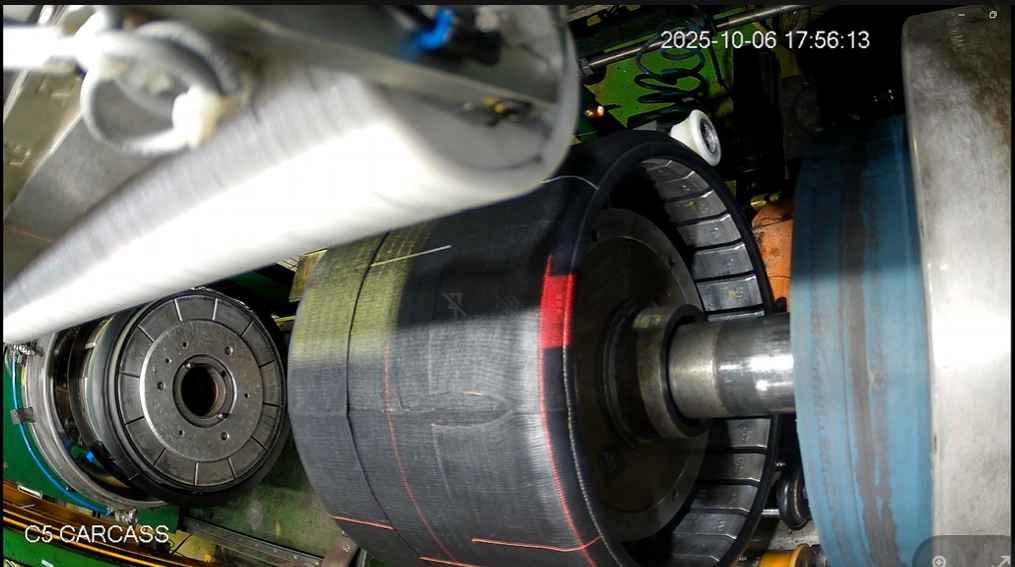
#> input picture data/raw/Screenshot 2026-01-27 014409.png, 1015 x 567 px
$ python multi_roi_defect_detection.py
#> lines starting #> are read from the running program, lines starting #| are printed output that depends on the picture; after the words box and inside, x2 and y2 are one past the last pixel; in counts of white or black regions, pixels touching at a corner belong together
import cv2
import numpy as np
import os

# -----------------------
# Images to test (2 images)
# -----------------------
IMAGE_PATHS = [
    "data/raw/Screenshot 2026-01-27 014409.png",
    "data/raw/Screenshot 2026-01-27 014426.png"
]

# -----------------------
# Fixed ROIs (x, y, w, h)
# -----------------------
ROIS = [
    (568, 232, 128, 244),
    (388, 336, 145, 163)
]

# -----------------------
# Loop over images
# -----------------------
for img_index, image_path in enumerate(IMAGE_PATHS):

    image = cv2.imread(image_path)
#> image is the input picture: shape (567, 1015, 3); mean B, G, R 96.3, 101.1, 98.4
    if image is None:
        print("Could not load:", image_path)
        continue

    output = image.copy()

    print(f"\nProcessing image {img_index + 1}: {image_path}")

    # -----------------------
    # Loop over ROIs
    # -----------------------
    for roi_index, (roi_x, roi_y, roi_w, roi_h) in enumerate(ROIS):

        roi = image[roi_y:roi_y + roi_h, roi_x:roi_x + roi_w]

        # ---- Show ROI crop ----
        cv2.imshow(
            f"Image {img_index + 1} - ROI {roi_index + 1}",
            roi
        )
        cv2.waitKey(0)
        cv2.destroyAllWindows()

        # ---- Preprocess ROI ----
        gray = cv2.cvtColor(roi, cv2.COLOR_BGR2GRAY)
        clahe = cv2.createCLAHE(2.0, (8, 8))
        enhanced = clahe.apply(gray)
        blurred = cv2.GaussianBlur(enhanced, (5, 5), 0)
        edges = cv2.Canny(blurred, 40, 120)

        kernel = np.ones((3, 3), np.uint8)
        cleaned = cv2.morphologyEx(edges, cv2.MORPH_CLOSE, kernel)

        # ---- Find contours (defects) ----
        contours, _ = cv2.findContours(
            cleaned, cv2.RETR_EXTERNAL, cv2.CHAIN_APPROX_SIMPLE
        )

        # ---- Draw ROI boundary (blue) ----
        cv2.rectangle(
            output,
            (roi_x, roi_y),
            (roi_x + roi_w, roi_y + roi_h),
            (255, 0, 0),
            2
        )
        # inside ROI
        valid_y_start = int(roi_h * 0.2)
        valid_y_end   = int(roi_h * 0.8)

        valid_mask = np.zeros_like(gray)
        valid_mask[valid_y_start:valid_y_end, :] = 255

        # ---- Draw defect boxes (red) ----
        for cnt in contours:
            area = cv2.contourArea(cnt)
            if area < 40:
                continue

            x, y, w, h = cv2.boundingRect(cnt)
            aspect_ratio = h / float(w + 1e-5)

            if aspect_ratio > 1.5 or aspect_ratio < 0.4:
                cv2.rectangle(
                    output,
                    (roi_x + x, roi_y + y),
                    (roi_x + x + w, roi_y + y + h),
                    (0, 0, 255),
                    2
                )
#> this loop made 2 passes
#> pass 1, `roi = image[roi_y:roi_y + roi_h, roi_x:roi_x + roi_w]`:
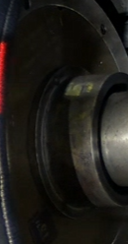
#> roi: shape (244, 128, 3); mean B, G, R 24.7, 29, 31.4
#> pass 1, `enhanced = clahe.apply(gray)`:
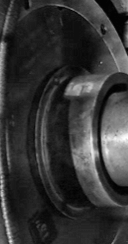
#> enhanced: shape (244, 128); min 1, max 255, mean 53.7
#> after the loop:
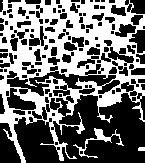
#> cleaned: shape (163, 145); 42.7% white; 3 white regions, box (x1, y1, x2, y2) and area: (0, 0, 145, 163) 9805, (73, 128, 124, 158) 258, (138, 147, 145, 151) 27
#> after the loop:
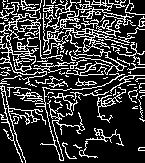
#> edges: shape (163, 145); 22.6% white in thin lines or dots
#> after the loop:
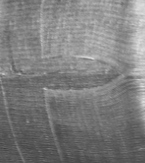
#> gray: shape (163, 145); min 59, max 224, mean 125.7
#> after the loop:
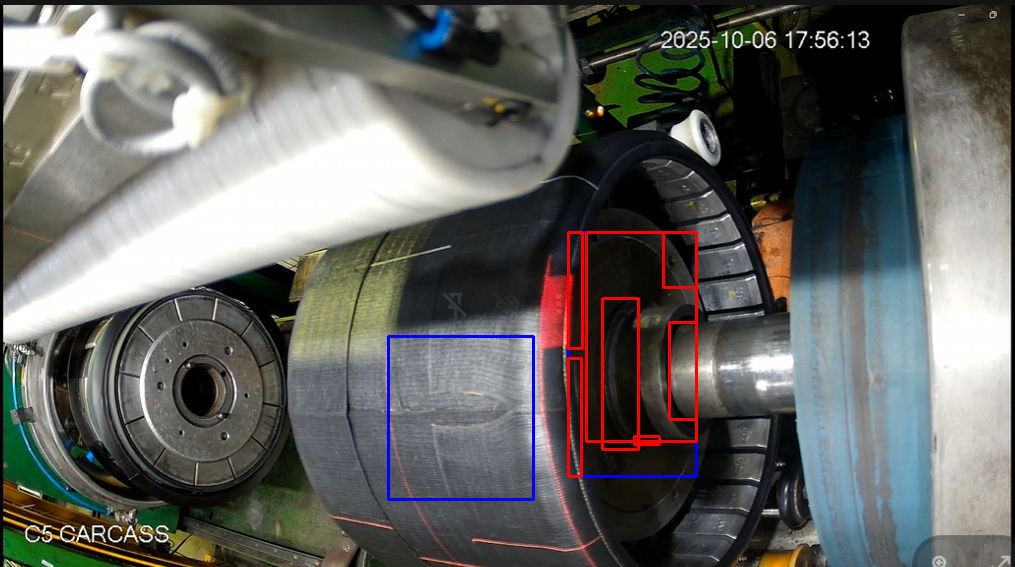
#> output: shape (567, 1015, 3); 1.34% of pixels changed, all inside (x1, y1, x2, y2) = (387, 231, 698, 501)
#> after the loop:
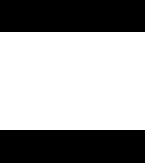
#> valid_mask: shape (163, 145); 60.1% white; 2 black regions, box (x1, y1, x2, y2) and area: (0, 130, 145, 163) 4785, (0, 0, 145, 32) 4640

    # -----------------------
    # Show final result for image
    # -----------------------
    cv2.imshow(f"Final Output - Image {img_index + 1}", output)
    cv2.waitKey(0)
    cv2.destroyAllWindows()
#> pass 2 of the loop `for img_index, image_path in enumerate(IMAGE_PATHS):`:
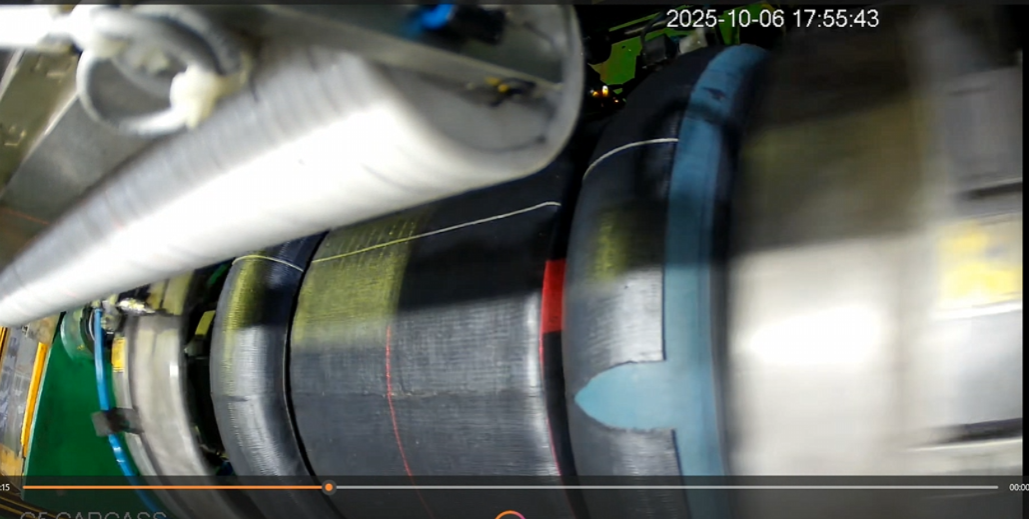
#> input picture data/raw/Screenshot 2026-01-27 014426.png, 1029 x 519 px
#> image is the input picture: shape (519, 1029, 3); mean B, G, R 109.2, 114.2, 109.5
#> after the loop `for roi_index, (roi_x, roi_y, roi_w, roi_h) in enumerate(ROIS):`:
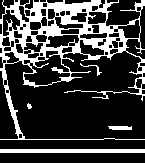
#> cleaned: shape (163, 145); 23.7% white; 5 white regions, box (x1, y1, x2, y2) and area: (0, 0, 145, 140) 4878, (0, 149, 145, 153) 580, (108, 126, 132, 130) 87, (80, 63, 102, 76) 44, (27, 103, 32, 109) 21
#> after the loop `for roi_index, (roi_x, roi_y, roi_w, roi_h) in enumerate(ROIS):`:
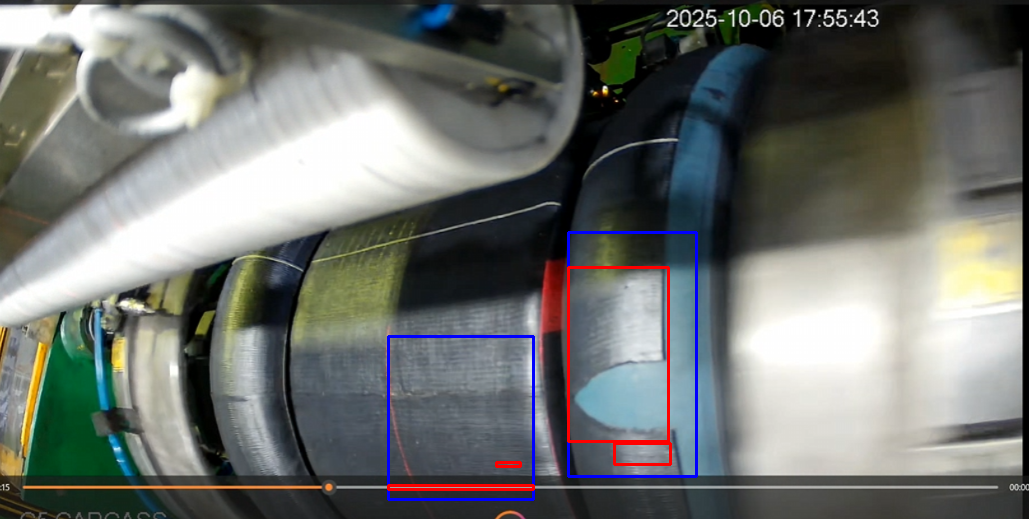
#> output: shape (519, 1029, 3); 1.24% of pixels changed, all inside (x1, y1, x2, y2) = (387, 231, 698, 501)

print("Done")
